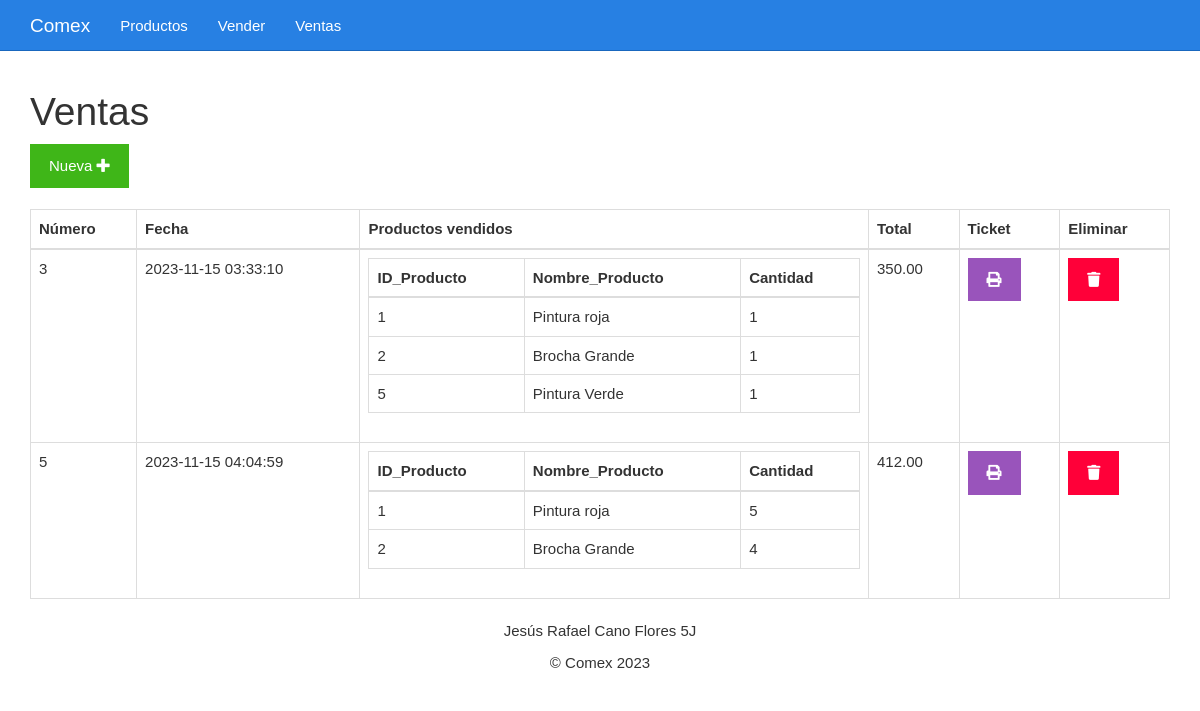
Page /ventas.php on the committed database.
### tables this page shows
CREATE TABLE `ventas` (
  `id` bigint(20) UNSIGNED NOT NULL,
  `fecha` datetime NOT NULL,
  `total` decimal(7,2) DEFAULT NULL
);

### ventas.php (the view)
<?php include_once "encabezado.php" ?>
<?php
include_once "base_de_datos.php";
$sentencia = $base_de_datos->query("SELECT ventas.total, ventas.fecha, ventas.id, GROUP_CONCAT(	productos.id_producto, '..',  productos.nombre_producto, '..', productos_vendidos.cantidad SEPARATOR '__') AS productos FROM ventas INNER JOIN productos_vendidos ON productos_vendidos.id_venta = ventas.id INNER JOIN productos ON productos.id = productos_vendidos.id_producto GROUP BY ventas.id ORDER BY ventas.id;");
$ventas = $sentencia->fetchAll(PDO::FETCH_OBJ);
?>
	<div class="col-xs-12">
		<h1>Ventas</h1>
		<div>
			<a class="btn btn-success" href="./vender.php">Nueva <i class="fa fa-plus"></i></a>
		</div>
		<br>
		<table class="table table-bordered">
			<thead>
				<tr>
					<th>Número</th>
					<th>Fecha</th>
					<th>Productos vendidos</th>
					<th>Total</th>
					<th>Ticket</th>
					<th>Eliminar</th>
				</tr>
			</thead>
			<tbody>
				<?php foreach($ventas as $venta){ ?>
				<tr>
					<td><?php echo $venta->id ?></td>
					<td><?php echo $venta->fecha ?></td>
					<td>
						<table class="table table-bordered">
							<thead>
								<tr>
									<th>ID_Producto</th>
									<th>Nombre_Producto</th>
									<th>Cantidad</th>
								</tr>
							</thead>
							<tbody>
								<?php foreach(explode("__", $venta->productos) as $productosConcatenados){
								$producto = explode("..", $productosConcatenados)
								?>
								<tr>
									<td><?php echo $producto[0] ?></td>
									<td><?php echo $producto[1] ?></td>
									<td><?php echo $producto[2] ?></td>
								</tr>
								<?php } ?>
							</tbody>
						</table>
					</td>
					<td><?php echo $venta->total ?></td>
					<td><a class="btn btn-info" href="<?php echo "imprimirTicket.php?id=" . $venta->id?>"><i class="fa fa-print"></i></a></td>
					<td><a class="btn btn-danger" href="<?php echo "eliminarVenta.php?id=" . $venta->id?>"><i class="fa fa-trash"></i></a></td>
				</tr>
				<?php } ?>
			</tbody>
		</table>
	</div>
<?php include_once "pie.php" ?>

### css/estilo.css (style rules this page uses)
body { padding-top: 70px; }

### rows in the picture
ventas: id "3", fecha "2023-11-15 03:33:10", producto "1", producto "Pintura roja", producto "2", producto "Brocha Grande", producto "5", producto "Pintura Verde", total "350.00"
ventas: id "5", fecha "2023-11-15 04:04:59", producto "1", producto "Pintura roja", producto "5", producto "2", producto "Brocha Grande", producto "4", total "412.00"
